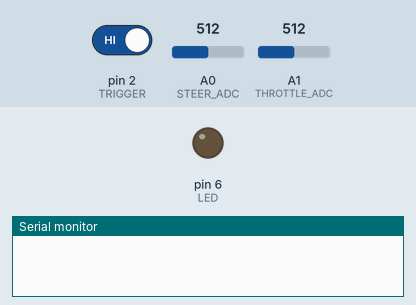
Recording of a sketch running on a simulated Arduino Uno, built with avr-gcc and run on an emulated ATmega328P. Parts: output pins drawn as LEDs (lit = HIGH), the last lines printed to the serial monitor. Dashed ring = blinking. The test bench sets the inputs (shaded band); at power-on: pin 2 (TRIGGER) HIGH, A0 (STEER_ADC) = 512, A1 (THROTTLE_ADC) = 512.

Above: at 1.2 s.
1.3 s: pin 2 (TRIGGER) driven LOW
At 4.2 s:
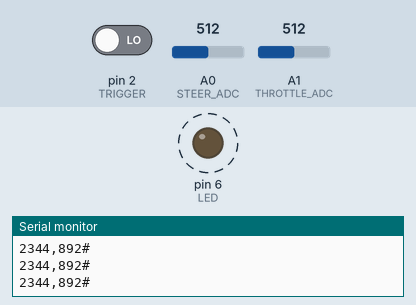
4.3 s: pin 2 (TRIGGER) driven HIGH
At 4.9 s:
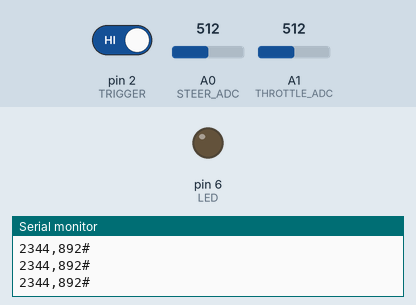
Timing chart, 0 to 7.3 s (numbered marks = the images above; inputs shaded):
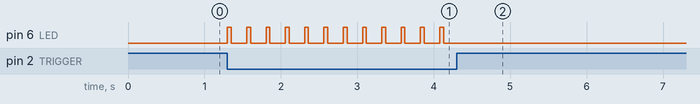

The sketch:

ugvJoystick_basic.ino
```cpp
/*

Driver to send vintage joystick inputs to 915 MHz telemetry link
to send to RC car

References:
http://www.built-to-spec.com/blog/2009/09/10/using-a-pc-joystick-with-the-arduino/
https://old.pinouts.ru/InputCables/GameportPC_pinout.shtml
https://baremetalmicro.com/tutorial_avr_digital_io/04-Outputs.html

*/

//#define DEBUG_MODE //debug_mode shows raw ADC
#define STEER_ADC A0
#define THROTTLE_ADC A1
#define LED 6
#define TRIGGER 2
#define BLINK_TIME 250

char tx_array[24] = {};
unsigned long blink_ctr = 0;

#define MOVING_AVG_FILTER_NUM 5
int smooth_array_steer[MOVING_AVG_FILTER_NUM];
int smooth_array_throttle[MOVING_AVG_FILTER_NUM];
int index_steer = 0;
int sum_steer = 0;
int index_throttle = 0;
int sum_throttle = 0;
int smooth_steer = 0;
int smooth_throttle = 0;

void setup()
{

  Serial.begin(57600);
  pinMode(STEER_ADC,INPUT);
  pinMode(THROTTLE_ADC,INPUT);
  pinMode(LED,OUTPUT);
  pinMode(TRIGGER,INPUT);
}

int mapVal(int curr_val, int minIn, int maxIn, int minOut, int maxOut)
{
  return (minOut + ((maxOut - minOut) / (maxIn - minIn) * (curr_val - minIn)));
}

// moving average filter for ADC (steer)
int tx_steer()
{
//  sum_steer = sum_steer - smooth_array_steer[index_steer];
//  uint8_t temp_value_steer = analogRead(STEER_ADC);
//  smooth_array_steer[index_steer] = temp_value_steer;
//  sum_steer += temp_value_steer;
//  index_steer = (index_steer+1) % MOVING_AVG_FILTER_NUM;
//  smooth_steer = sum_steer / MOVING_AVG_FILTER_NUM;
  return mapVal(analogRead(STEER_ADC),960,670,1000,2000);
}

// moving average filter for ADC (throttle)
int tx_throttle()
{
  sum_throttle = sum_throttle - smooth_array_throttle[index_throttle];
  uint8_t temp_value = analogRead(THROTTLE_ADC);
  smooth_array_throttle[index_throttle] = temp_value;
  sum_throttle += temp_value;
  index_throttle = (index_throttle+1) % MOVING_AVG_FILTER_NUM;
  smooth_throttle = sum_throttle / MOVING_AVG_FILTER_NUM;
  return mapVal(smooth_throttle,27,252,1000,2000);
}

void loop()
{

  if (digitalRead(TRIGGER) == LOW)
  {
    if (millis() - blink_ctr > BLINK_TIME)
    {
      blink_ctr = millis();
      digitalWrite(LED,HIGH);
    }
    else
    {
      digitalWrite(LED,LOW);
    }

    #ifdef DEBUG_MODE
      sprintf(tx_array,"S: %d T: %d\n",analogRead(STEER_ADC),analogRead(THROTTLE_ADC));
    #else
      sprintf(tx_array,"%d,%d#\n",tx_steer(),tx_throttle());
    #endif
    Serial.print(tx_array);
  }

  delay(50);
}
```

ugvJoystick_bare_metal.ino
```cpp
/*

Driver to send vintage joystick inputs to 915 MHz telemetry link
to send to RC car

References:
http://www.built-to-spec.com/blog/2009/09/10/using-a-pc-joystick-with-the-arduino/
https://old.pinouts.ru/InputCables/GameportPC_pinout.shtml
https://baremetalmicro.com/tutorial_avr_digital_io/04-Outputs.html

*/

#include <stdlib.h>
#include <avr/io.h>
#include <util/delay.h>
#include <avr/interrupt.h>

#define F_CPU 16000000UL
#define USART_BAUDRATE 57600
#define BAUD_PRESCALER (((F_CPU / (USART_BAUDRATE * 16UL))) - 1)

#define ASYNCHRONOUS (0<<UMSEL00) // USART Mode Selection
#define DISABLED    (0<<UPM00)
#define EVEN_PARITY (2<<UPM00)
#define ODD_PARITY  (3<<UPM00)
#define PARITY_MODE  DISABLED // USART Parity Bit Selection

#define ONE_BIT (0<<USBS0)
#define TWO_BIT (1<<USBS0)
#define STOP_BIT ONE_BIT      // USART Stop Bit Selection

// UCSZ00 controls data size
#define DATA_BIT   (3<<UCSZ00)  // USART Data Bit Selection

void adc_init()
{
    // ADEN is the ADC Enable bit
    // ADIE is the ADC Interuupt Enable bit
    // ADPS is for prescaler. at 12 MHz, prescaler set to 128
    // 12 Mhz / 128 = 93.7kHz
    ADCSRA = (1 << ADEN)| ( 1 << ADIE) | (1 << ADPS2)|(1 << ADPS1)|(1 << ADPS0);
    ADMUX |= (1 << REFS0); //Reference set to 01 which is Vcc
    sei(); //global interrupt

    ADCSRA |= (1 << ADSC); //start ADC conversion. Initial ADC conversion takes longest
}

ISR(ADC_vect)
{

  // Convert data stored in ADCL and ADCH registers
  switch (ADMUX)
  {
    case 0xC0:
      ADMUX |= (1 << REFS0) | (1 << MUX0); //ADC1 switch. 2 bytes
      // print ADCW
      break;

    case 0xC1:
      ADMUX |= (1 << REFS0); //ADC0 switch
      // print ADCW
      break;

    default:
      break;
  }
  ADCSRA |= (1 << ADSC); // not using auto-trigger yet
}

uint16_t adc_read(uint8_t ch)
{
  // select the corresponding channel 0~7
  // ANDing with ’7′ will always keep the value
  // of ‘ch’ between 0 and 7
  ch &= 0b00000111;  // AND operation with 7
  ADMUX = (ADMUX & 0xF8)|ch; // clears the bottom 3 bits before ORing

  // start single convertion
  // write ’1′ to ADSC
  ADCSRA |= (1<<ADSC);

  // wait for conversion to complete
  // ADSC becomes ’0′ again
  // till then, run loop continuously
  while(ADCSRA & (1<<ADSC));

  return (ADC);
}

void uart_init(void)
{

  // Set Baud Rate
  UBRR0H = BAUD_PRESCALER >> 8; //load upper 8bits of prescaler
  UBRR0L = BAUD_PRESCALER; //load lower 8bits of prescaler

  // Set Frame Format
  UCSR0C = ASYNCHRONOUS | PARITY_MODE | STOP_BIT | DATA_BIT;

  // Enable Receiver and Transmitter
  UCSR0B = (1<<RXEN0) | (1<<TXEN0);
}

void USART_TransmitPolling(uint8_t DataByte)
{
  while (( UCSR0A & (1<<UDRE0)) == 0) {}; // Do nothing until UDR is ready
  UDR0 = DataByte; //USART data register
}


void gpio_setup()
{
    // Port D Data Direction Register (DDRD)
    DDRD |= (1 << PIND7) | (1 << PIND6); // D7 and D6 as an output pins
    DDRD &= ~(1 << PIND2); //D2 as input pin
}

int main(void)
{

  gpio_setup();
  adc_init();
  uart_init();
  sei();

  char buffer[10];

  // Loop forever
  while (1)
  {
      // Toggle D6 LED based on D2 joystick input (make interrupt later)
      // For safety switch
      if (PIND & (1 << PIND2))
      {
        PORTD &= ~(1 << PIND6);
      }
      else
      {
        PORTD |= (1 << PIND6);

        // Port D Data Register (PORTD)
        // Set PD7
        PORTD |= (1 << PIND7);

        USART_TransmitPolling(adc_read(0));

        // Wait 250ms
        _delay_ms(250);

        // Set pins low
        PORTD &= ~(1 << PIND7);

        // Wait 250ms
        _delay_ms(250);
      }
  }

}
```

Measured:
- after the input at 1.3 s, pin 6 (LED): alternates HIGH for 0.05 s and LOW for 0.20 s, starting at once
- after the input at 4.3 s, pin 6 (LED): stops changing and stays LOW
